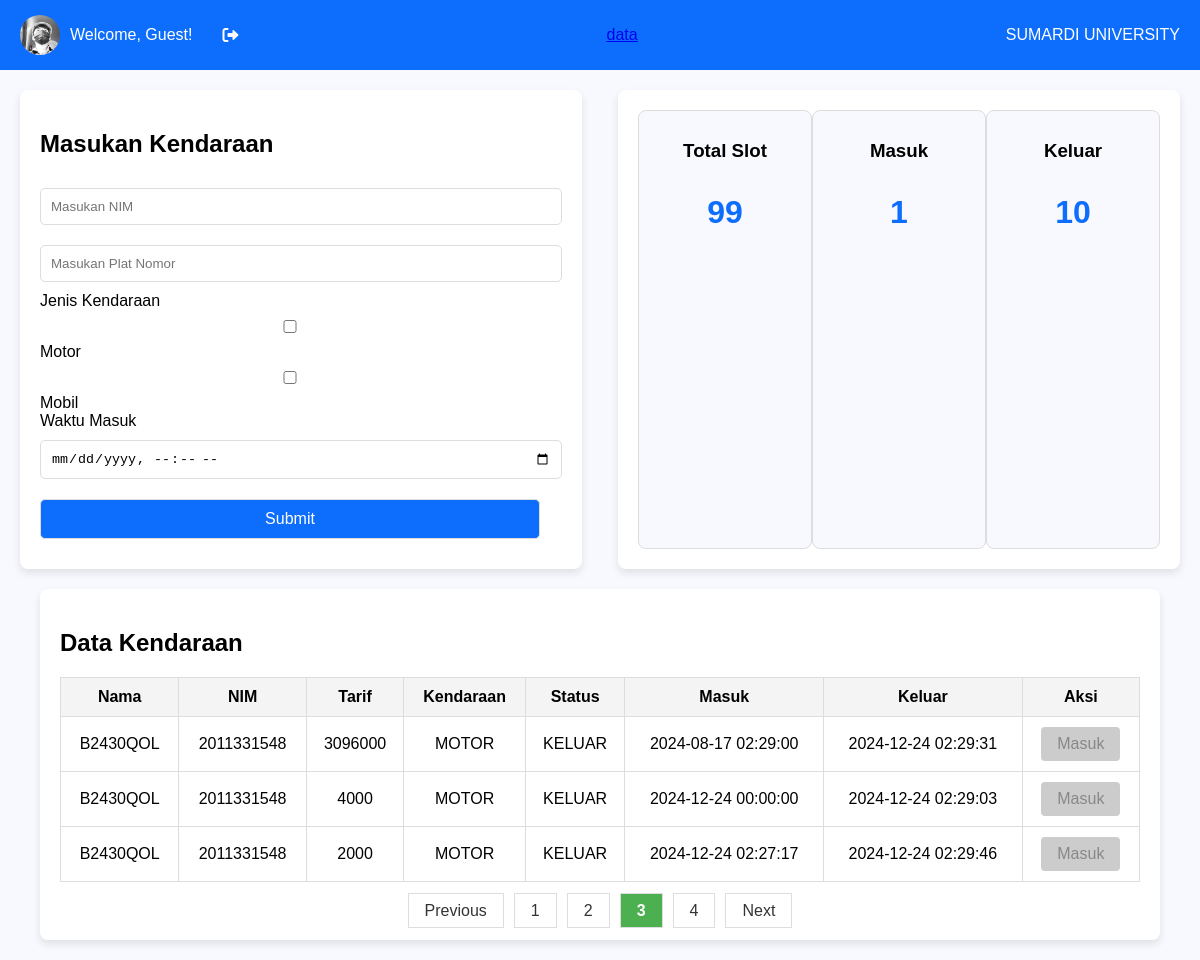
/?page=3, run on the app's committed database.
### tables this page shows
CREATE TABLE `rfid_logs` (
  `id` int(11) NOT NULL,
  `uid` varchar(50) NOT NULL,
  `scan_time` datetime DEFAULT current_timestamp(),
  `status` enum('KELUAR','MASUK','','') NOT NULL DEFAULT 'MASUK',
  `nim` int(20) NOT NULL,
  `plat` varchar(20) NOT NULL,
  `jenis_kendaraan` enum('MOTOR','MOBIL') NOT NULL,
  `waktu_masuk` datetime DEFAULT NULL,
  `waktu_keluar` datetime DEFAULT NULL,
  `tarif` int(11) DEFAULT NULL
);

### index.php (the view, shortened to what this page needs)
<?php
$Username = isset($_SESSION['Username']) ? $_SESSION['Username'] : 'Guest';
$UserPhoto = isset($_SESSION['UserPhoto']) ? $_SESSION['UserPhoto'] : 'default-profile.jpg';
$servername = "localhost";
$username = "root";
$password = "";
$dbname = "rfid_db";
$conn = new mysqli($servername, $username, $password, $dbname);
$records_per_page = 3;
$page = isset($_GET['page']) ? (int)$_GET['page'] : 1;
$start_from = ($page - 1) * $records_per_page;
$sql = "SELECT rfid_logs.id, rfid_users.nama, rfid_users.nim, rfid_logs.scan_time, rfid_logs.status,
        rfid_logs.nim as nimLog, rfid_logs.waktu_keluar, rfid_logs.plat, rfid_logs.jenis_kendaraan, rfid_logs.tarif, rfid_logs.waktu_masuk
        FROM rfid_logs
        LEFT JOIN rfid_users ON rfid_logs.uid = rfid_users.uid
        ORDER BY rfid_logs.id DESC
        LIMIT $start_from, $records_per_page";
$result = $conn->query($sql);
$sql_count = "SELECT COUNT(*) AS total FROM rfid_logs";
$count_result = $conn->query($sql_count);
$count_row = $count_result->fetch_assoc();
$total_records = $count_row['total'];
$total_pages = ceil($total_records / $records_per_page);
$slot = 100;
$sql_count = "SELECT COUNT(*) AS total FROM rfid_logs WHERE status = 'MASUK'";
$count_result = $conn->query($sql_count);
$count_row = $count_result->fetch_assoc();
$total = $count_row['total'];
$sql_count_keluar = "SELECT COUNT(*) AS total_keluar FROM rfid_logs WHERE status = 'KELUAR'";
$count_keluar_result = $conn->query($sql_count_keluar);
$count_keluar_row = $count_keluar_result->fetch_assoc();
$total_keluar = $count_keluar_row['total_keluar'];
$total_slots = $slot - $total;
?>
<!DOCTYPE html>
<html lang="en">
<head>
    <link rel="stylesheet" href="https://cdnjs.cloudflare.com/ajax/libs/font-awesome/6.0.0-beta3/css/all.min.css">
</head>
<body>
    <nav class="navbar-main">
    <div class="user-info">
            <img src="images/fotosaya.jpg" <?php echo htmlspecialchars($UserPhoto); ?>" alt="User Photo">
            <div>Welcome, <?php echo htmlspecialchars($Username); ?>!</div>
            <i class="fas fa-sign-out-alt" title="Logout" onclick="window.location.href='logout.php';"></i>
        </div>
    <div>
        <a href="./data.php">data</a>
    </div>
    <div>SUMARDI UNIVERSITY</div>
    </nav>
    <div class="main-content">
        <div class="form-container">
            <h2>Masukan Kendaraan</h2>
            <form method="POST" action="tambah_kendaraan.php">
                <input type="text" name="nim" placeholder="Masukan NIM" required>
                <input type="text" name="plat" placeholder="Masukan Plat Nomor" required>
                <div class="input-group">
                    <label>Jenis Kendaraan</label>
                    <div>
                        <input type="checkbox" name="vehicle[]" value="MOTOR"> Motor
                        <input type="checkbox" name="vehicle[]" value="MOBIL"> Mobil
                    </div>
                </div>
                <div class="input-group">
                    <label>Waktu Masuk</label>
                    <input type="datetime-local" name="waktu_masuk" placeholder="Masukkan Waktu Masuk" value="">
                </div>
                <button type="submit">Submit</button>
            </form>
        </div>
        <div class="slot-container">
            <div class="slot-item">
                <h3>Total Slot</h3>
                <p id="total-slots"><?php echo $total_slots; ?></p>
                </div>
            <div class="slot-item">
                <h3>Masuk</h3>
                <p id="slot-in-count">
                    <?= $total ?>
                </p>
            </div>
            <div class="slot-item">
                <h3>Keluar</h3>
                <p id="slot-out-count">
                    <?= $total_keluar?>
                </p>
            </div>
        </div>
    </div>
    <div class="table-container">
        <h2>Data Kendaraan</h2>
        <table>
            <tr>
                <th>Nama</th>
                <th>NIM</th>
                <th>Tarif</th>
                <th>Kendaraan</th>
                <th>Status</th>
                <th>Masuk</th>
                <th>Keluar</th>
                <th>Aksi</th>
            </tr>
            <tbody>
                <?php if ($result->num_rows > 0): ?>
                    <?php while ($row = $result->fetch_assoc()): ?>
                        <tr>
                            <td><?php echo $row['nama'] ? $row['nama'] : $row['plat']; ?></td>
                            <td><?php echo $row['nim'] ? $row['nim'] : $row['nimLog']; ?></td>
                            <td><?php echo $row['tarif']; ?></td>
                            <td><?php echo $row['jenis_kendaraan']; ?></td>
                            <td><?php echo $row['status']; ?></td>
                            <td><?php echo $row['waktu_masuk'] ? $row['waktu_masuk'] : $row['scan_time']; ?></td>
                            <td><?php echo $row['waktu_keluar']; ?></td>
                            <td>
                                <form method="POST" action="ubah_status.php">
                                    <button type="submit" <?php echo (!empty($row['waktu_keluar'])) ? 'disabled' : ''; ?>>
                                        <?php echo ($row['status'] == "MASUK") ? "Keluar" : "Masuk"; ?>
                                    </button>
                                </form>
                            </td>
                        </tr>
                    <?php endwhile; ?>
                <?php else: ?>
                    <tr>
                        <td colspan="8">Tidak ada data</td>
                    </tr>
                <?php endif; ?>
            </tbody>
        </table>
        <div class="pagination">
            <?php
            if ($page > 1) {
                echo '<a href="?page=' . ($page - 1) . '">Previous</a>';
            }
            for ($i = 1; $i <= $total_pages; $i++) {
                echo '<a href="?page=' . $i . '"';
                if ($i == $page) {
                    echo ' class="active"';
                }
                echo '>' . $i . '</a>';
            }
            if ($page < $total_pages) {
                echo '<a href="?page=' . ($page + 1) . '">Next</a>';
            }
            ?>
        </div>
</div>
</body>
</html>

### index.php (style rules this page uses)
body { margin: 0; font-family: Arial, sans-serif; background-color: #F8F8FF; }
.navbar-main { display: flex; justify-content: space-between; align-items: center; background-color: #0d6efd; padding: 15px 20px; color: white; }
.navbar-main .user-info { display: flex; align-items: center; }
.navbar-main img { width: 40px; height: 40px; border-radius: 50%; margin-right: 10px; }
.navbar-main .user-info div { margin-right: 20px; }
.navbar-main .user-info i { margin-left: 10px; cursor: pointer; }
.main-content { display: flex; justify-content: space-between; margin: 20px; }
.form-container { width: 45%; padding: 20px; background-color: #fff; border-radius: 8px; box-shadow: 0 4px 8px rgba(0, 0, 0, 0.1); }
.form-container input, .form-container button { width: calc(100% - 22px); padding: 10px; margin: 10px 0; border: 1px solid #ddd; border-radius: 5px; }
.slot-container { width: 45%; padding: 20px; background-color: #fff; border-radius: 8px; box-shadow: 0 4px 8px rgba(0, 0, 0, 0.1); display: flex; justify-content: space-between; }
.slot-item { text-align: center; width: 30%; padding: 10px; border: 1px solid #ddd; border-radius: 8px; background-color: #f8f8ff; }
.slot-item h3 { margin-bottom: 10px; }
.slot-item p { font-size: 2em; font-weight: bold; color: #0d6efd; }
.table-container { margin: 20px auto; width: 90%; padding: 20px; background-color: #fff; border-radius: 8px; box-shadow: 0 4px 8px rgba(0, 0, 0, 0.1); }
.table-container table { width: 100%; border-collapse: collapse; }
.table-container th, .table-container td { border: 1px solid #ddd; padding: 10px; text-align: center; }
.table-container th { background-color: #f4f4f4; }
.pagination { text-align: center; margin-top: 20px; }
.pagination a { padding: 8px 16px; margin: 0 5px; text-decoration: none; border: 1px solid #ddd; color: #333; }
.pagination a.active { font-weight: bold; background-color: #4CAF50; color: white; }
button { padding: 8px 16px; font-size: 16px; background-color: #0d6efd; color: white; border: none; border-radius: 4px; cursor: pointer; }
button:disabled { background-color: #cccccc; color: #888888; cursor: not-allowed; }

### data on the page
rfid_logs: plat "B2430QOL", nim "2011331548", tarif "3096000", jenis_kendaraan "MOTOR", status "KELUAR", waktu_masuk "2024-08-17 02:29:00", waktu_keluar "2024-12-24 02:29:31", shows "Masuk"
rfid_logs: plat "B2430QOL", nim "2011331548", tarif "4000", jenis_kendaraan "MOTOR", status "KELUAR", waktu_masuk "2024-12-24 00:00:00", waktu_keluar "2024-12-24 02:29:03", shows "Masuk"
rfid_logs: plat "B2430QOL", nim "2011331548", tarif "2000", jenis_kendaraan "MOTOR", status "KELUAR", waktu_masuk "2024-12-24 02:27:17", waktu_keluar "2024-12-24 02:29:46", shows "Masuk"

### other printed values
$Username "Guest"
$total_slots "99"
$total "1"
$total_keluar "10"
